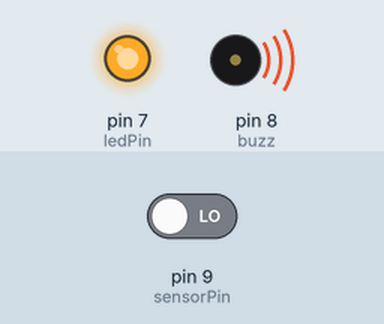
Bench run of a sketch on a simulated Arduino Uno, built with avr-gcc and run on an emulated ATmega328P. Shown: output pins drawn as LEDs (lit = HIGH), buzzer (waves = sounding, pin HIGH). Inputs (shaded band) come from the test bench; at power-on: pin 9 (sensorPin) LOW.

Above: at 1.2 s.
1.3 s: pin 9 (sensorPin) driven HIGH
At 2.5 s:
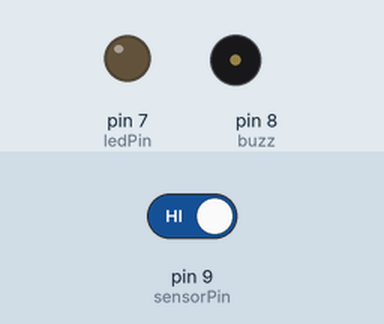
2.8 s: pin 9 (sensorPin) driven LOW
At 3.7 s:
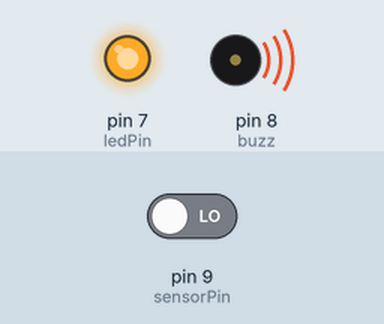
Timing chart, 0 to 5.8 s (numbered marks = the images above; inputs shaded):
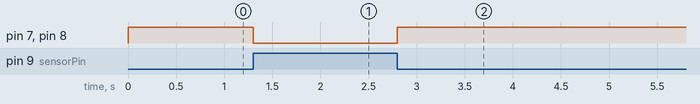

The sketch:

sensorVibracionAlertaBasica.ino
```cpp
const int sensorPin = 9;
int buzz = 8;
int ledPin = 7;

void setup() {
  Serial.begin(9600);
  pinMode(sensorPin, INPUT);
  pinMode(buzz, OUTPUT);
  pinMode(ledPin, OUTPUT);
}

void loop() {
  int valor = 0;
  valor = digitalRead(sensorPin);

  if(valor == HIGH){
    //Serial.println("Estado normal");
    digitalWrite(ledPin, 0);
    digitalWrite(buzz, 0);
  }else{
    //Serial.println("Movimiento detectado");
    digitalWrite(ledPin, 1);
    digitalWrite(buzz, 1);
  }
  //delay(500);
}
```

Measured:
- after the input at 1.3 s, pin 7 (ledPin), pin 8 (buzz): HIGH → LOW at once
- after the input at 2.8 s, pin 7 (ledPin), pin 8 (buzz): LOW → HIGH at once
